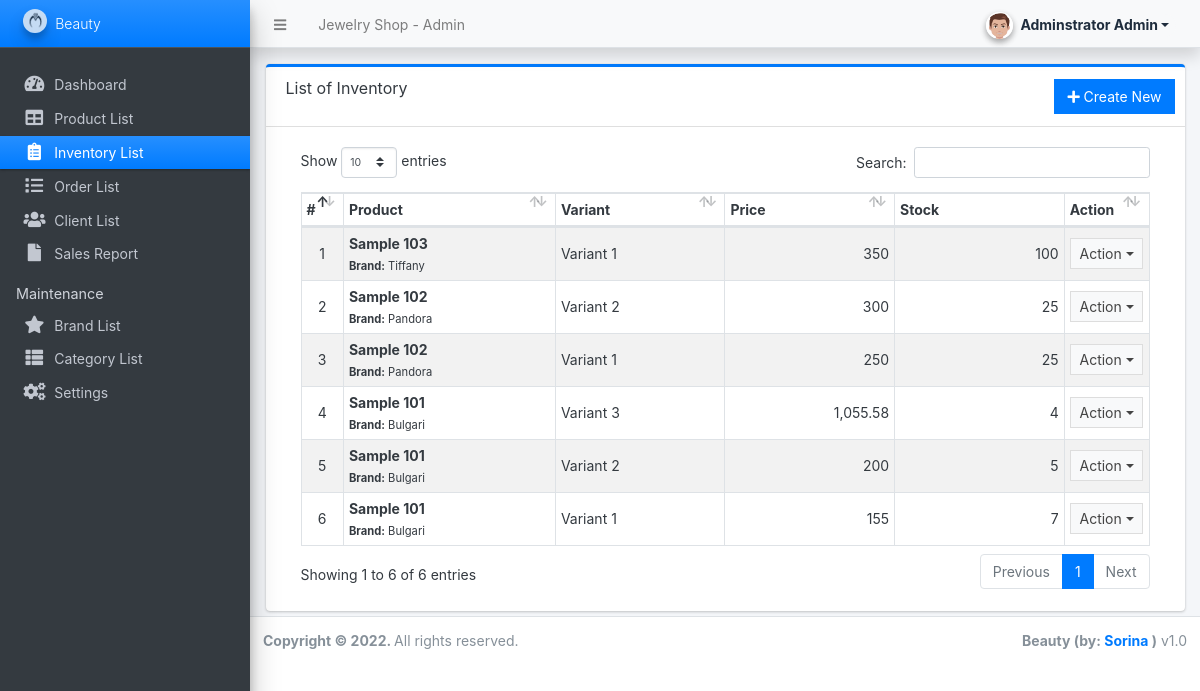
Before: /admin/?page=inventory (signed in) with the older database file.
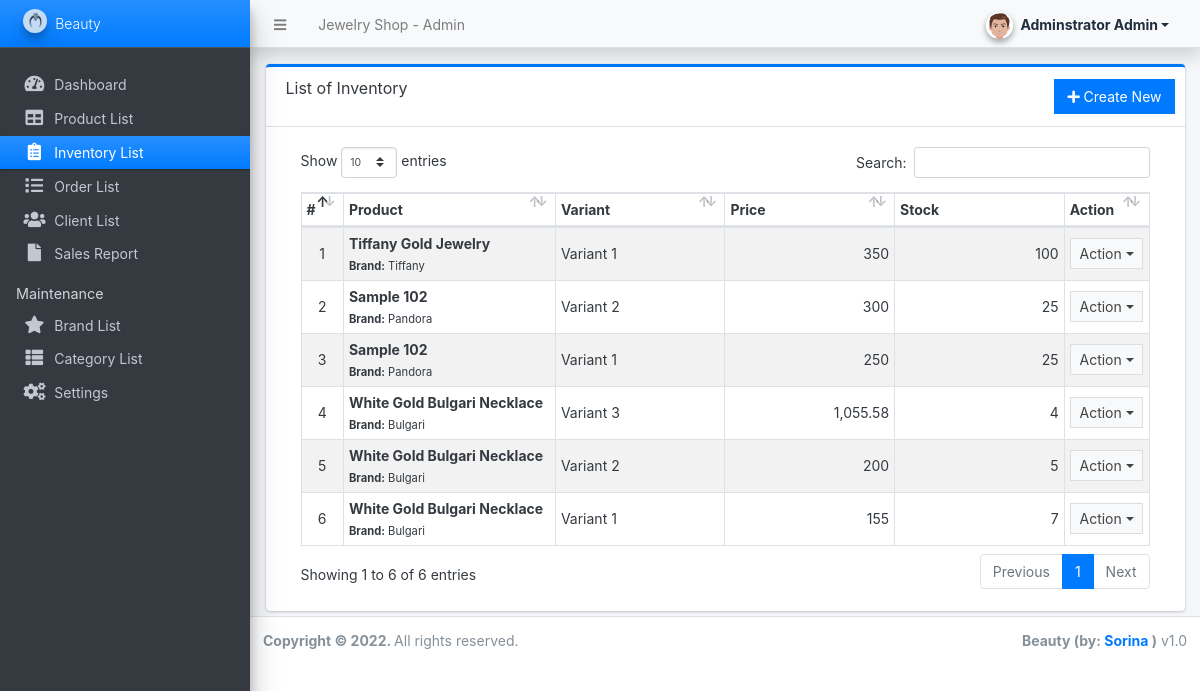
After: the same page with the newer database file.
### tables this page shows
CREATE TABLE `inventory` (
  `id` int(30) NOT NULL,
  `variant` text NOT NULL,
  `product_id` int(30) NOT NULL,
  `quantity` double NOT NULL,
  `price` float NOT NULL,
  `date_created` datetime NOT NULL DEFAULT current_timestamp(),
  `date_updated` datetime DEFAULT NULL ON UPDATE current_timestamp()
);

CREATE TABLE `products` (
  `id` int(30) NOT NULL,
  `brand_id` int(30) NOT NULL,
  `category_id` int(30) NOT NULL,
  `name` varchar(250) NOT NULL,
  `specs` text NOT NULL,
  `status` tinyint(1) NOT NULL DEFAULT 1,
  `delete_flag` tinyint(1) NOT NULL DEFAULT 0,
  `date_created` datetime NOT NULL DEFAULT current_timestamp()
);

CREATE TABLE `brands` (
  `id` int(30) NOT NULL,
  `name` varchar(250) NOT NULL,
  `description` text DEFAULT NULL,
  `image_path` text DEFAULT NULL,
  `status` tinyint(1) NOT NULL DEFAULT 1,
  `delete_flag` tinyint(1) NOT NULL DEFAULT 0,
  `date_created` datetime NOT NULL DEFAULT current_timestamp()
);

### classes/DBConnection.php (called while the page is built, shortened)
<?php
class DBConnection{
    private $host = DB_SERVER;
    private $username = DB_USERNAME;
    private $password = DB_PASSWORD;
    private $database = DB_NAME;
    public $conn;
    public function __construct(){
        if (!isset($this->conn)) {
            $this->conn = new mysqli($this->host, $this->username, $this->password, $this->database);
        }
    }
}
?>

### classes/SystemSettings.php (called while the page is built, shortened)
<?php
class SystemSettings extends DBConnection{
	function info($field=''){
		if(!empty($field)){
			if(isset($_SESSION['system_info'][$field]))
				return $_SESSION['system_info'][$field];
			else
				return false;
		}else{
			return false;
		}
	}
}
$_settings = new SystemSettings();
?>

### config.php (called while the page is built, shortened)
<?php
require_once('classes/DBConnection.php');
require_once('classes/SystemSettings.php');
function validate_image($file){
	if(!empty($file)){
        $ex = explode("?",$file);
        $file = $ex[0];
        $ts = isset($ex[1]) ? "?".$ex[1] : '';
		if(is_file(base_app.$file)){
			return base_url.$file.$ts;
		}else{
			return base_url.'dist/img/no-image-available.png';
		}
	}else{
		return base_url.'dist/img/no-image-available.png';
	}
}
function format_num($number = '' , $decimal = ''){
    if(is_numeric($number)){
        $ex = explode(".",$number);
        $decLen = isset($ex[1]) ? strlen($ex[1]) : 0;
        if(is_numeric($decimal)){
            return number_format($number,$decimal);
        }else{
            return number_format($number,$decLen);
        }
    }else{
        return "Invalid Input";
    }
}
?>

### admin/inventory/index.php (the view, shortened to what the changed rows need)
<div class="card card-outline card-primary">
	<div class="card-body">
		<div class="container-fluid">
        <div class="container-fluid">
			<table class="table table-hover table-striped table-bordered">
				<colgroup>
				</colgroup>
				<thead>
					<tr>
						<th>#</th>
						<th>Product</th>
						<th>Variant</th>
						<th>Price</th>
						<th>Stock</th>
						<th>Action</th>
					</tr>
				</thead>
				<tbody>
					<?php
					$i = 1;
						$qry = $conn->query("SELECT i.*,p.name as product,b.name as bname from `inventory` i inner join `products` p on p.id = i.product_id inner join brands b on p.brand_id = b.id order by unix_timestamp(i.date_created) desc ");
						while($row = $qry->fetch_assoc()):
						$sold = $conn->query("SELECT SUM(ol.quantity) as sold FROM order_list ol inner join orders o on o.id = ol.order_id where ol.inventory_id='{$row['id']}' and o.`status` != 4 ");
						$sold = $sold->num_rows > 0 ? $sold->fetch_assoc()['sold'] : 0;
						$avail = $row['quantity'] - $sold;
						foreach($row as $k=> $v){
							$row[$k] = trim(stripslashes($v));
						}
					?>
						<tr>
							<td class="text-center"><?php echo $i++; ?></td>
							<td>
								<b><?php echo $row['product'] ?></b> <br>
								<small><b>Brand:</b> <?php echo $row['bname'] ?></small>
							</td>
							<td class=""><?php echo ($row['variant']) ?></td>
							<td class="text-right"><?php echo format_num($row['price']) ?></td>
							<td class="text-right"><?php echo $avail ?></td>
							<td align="center">
								 <button type="button" class="btn btn-flat btn-default btn-sm dropdown-toggle dropdown-icon" data-toggle="dropdown">
				                  		Action
				                  </button>
							</td>
						</tr>
					<?php endwhile; ?>
				</tbody>
			</table>
		</div>
		</div>
	</div>
</div>

### admin/inc/navigation.php (shortened to what the changed rows need)
<aside class="main-sidebar sidebar-dark-blue elevation-4 sidebar-no-expand">
  <a href="<?php echo base_url ?>admin" class="brand-link bg-gradient-blue text-sm">
  <img src="<?php echo validate_image($_settings->info('logo'))?>" alt="Store Logo" class="brand-image img-circle elevation-3" style="opacity: .8;width: 1.5rem;height: 1.5rem;max-height: unset">
  <span class="brand-text font-weight-light"><?php echo $_settings->info('short_name') ?></span>
  </a>
</aside>

Changed rows visible on the page:
changed through a linked row, inventory "Tiffany": product.name "Sample 103" → "Tiffany Gold Jewelry"
changed through a linked row, inventory "Variant 3": product.name "Sample 101" → "White Gold Bulgari Necklace"
changed through a linked row, inventory (number 5 of 6 on the later page): product.name "Sample 101" → "White Gold Bulgari Necklace"
changed through a linked row, inventory (number 6 of 6 on the later page): product.name "Sample 101" → "White Gold Bulgari Necklace"
